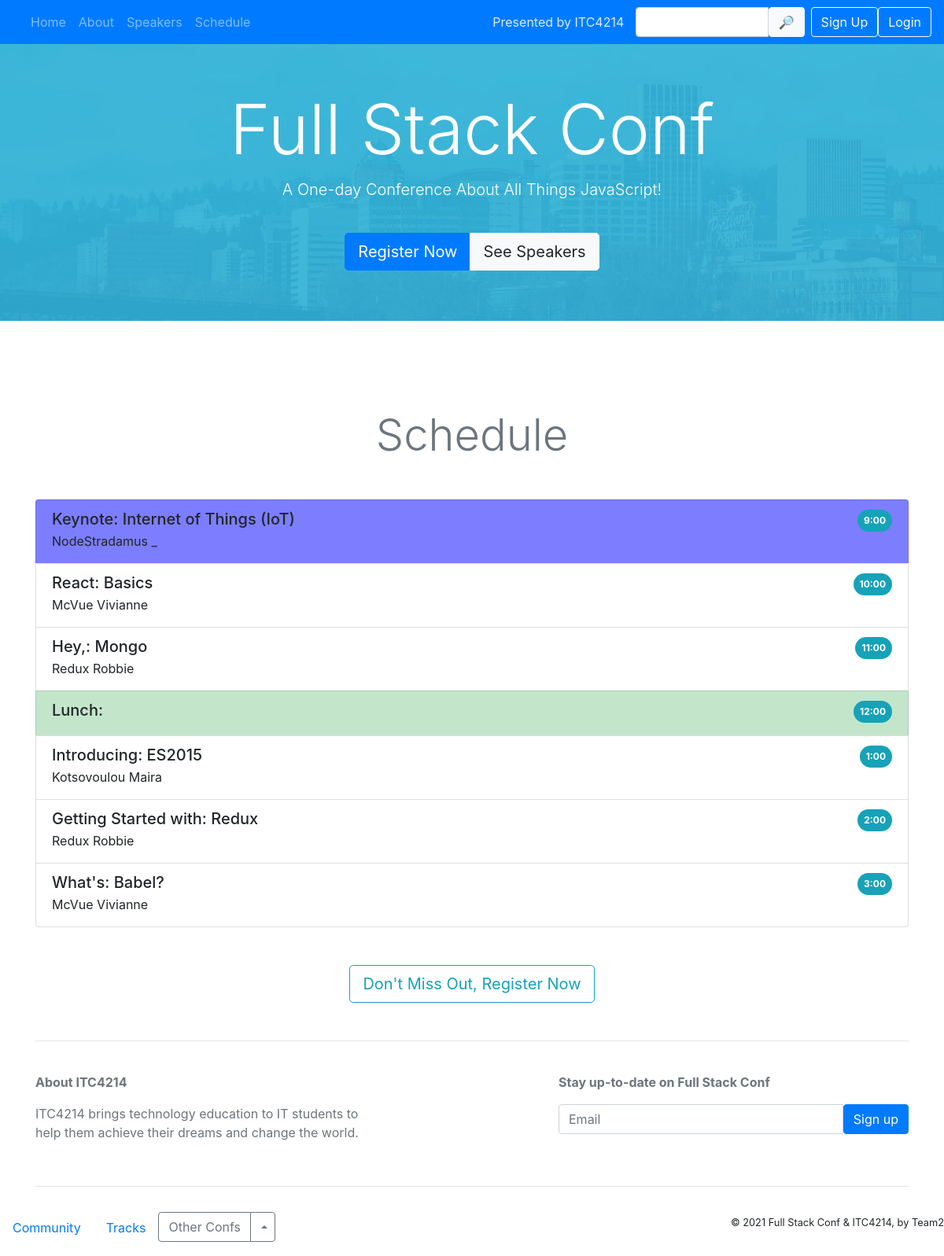
The app's page /schedule with its own data.
### fullstack/models.py (models this page shows, shortened)
class Schedule(models.Model):
    title = models.CharField(max_length=20)
    description = models.CharField(max_length=100, blank=True)
    speaker = models.ForeignKey(
        Speaker, blank=True, on_delete=models.SET_NULL, null=True, related_name="speaker_name")
    time = models.CharField(max_length=5)
    bgcolor = models.CharField(max_length=8, blank=True)

class Speaker(models.Model):
    name = models.CharField(max_length=20)
    lastname = models.CharField(max_length=40)
    description = models.CharField(max_length=200)
    avatar = models.CharField(max_length=30)

### fullstack/views.py (the view)
def schedule(request):
    return render(request, 'fullstack/schedule.html', {
        "v_schedule" : Schedule.objects.all(),
        "v_speakers" : Speaker.objects.all()
    })

### fullstack/templates/fullstack/schedule.html
{% extends "fullstack/layout.html" %}
{% block body %}
        <section id="schedule" class="pt-4">
            <h1 class="display-4 text-center my-5 text-muted">Schedule</h1>
            <ul class="list-group">
                {% for row in v_schedule %}
                <li class="list-group-item"
                        {% if row.bgcolor != "" %}
                                style="background-color: #{{row.bgcolor}};"
                        {% endif %}
                >
                    <div class="d-flex justify-content-between">
                        <h5 class="mb-1">{{row.title}}: {{row.description}}</h5>
                        <span class="badge badge-pill badge-info p-2">{{row.time}}</span>
                    </div>
                    <p class="mb-1">{{row.speaker.lastname}} {{row.speaker.name}}</p>
                </li>
               {% endfor %}
            </ul>
        </section>
{% endblock %}

### fullstack/templates/fullstack/layout.html (shortened to what this page needs)
{% load static %}
<!DOCTYPE html>
<html lang="en">
<head>
    <link rel="stylesheet" href="https://maxcdn.bootstrapcdn.com/bootstrap/4.0.0-beta/css/bootstrap.min.css">
    <link rel="stylesheet" href="{% static 'css/custom.css' %}">
</head>
<body id="home" data-spy="scroll" data-target=".navbar" data-offset="100">
    <nav class="navbar navbar-expand-lg navbar-dark bg-primary fixed-top">
        <div class="container">
            <a class="navbar-brand order-1 mr-0" href="https://www.acg.edu" target="_blank">Presented by ITC4214</a>
            <div class="collapse navbar-collapse" id="navbarNavAltMarkup">
                <div class="navbar-nav">
                    <a class="nav-item nav-link" href="{% url 'index' %}" id="homelink">Home<span class="sr-only">(current)</span></a>
                    <a class="nav-item nav-link" href="{% url 'about' %}" id="aboutlink">About</a>
                    <div class="dropdown">
                        <a class="nav-item nav-link" href="{% url 'speakers' %}" id="speakerlink">Speakers</a>
                    </div>
                    <a class="nav-item nav-link" href="{% url 'schedule' %}" id="schedulelink">Schedule</a>
                </div>
            </div>
        </div>
        <form class="text-center mr-2" method="POST" action="{% url 'search' %}">
            <div class="input-group">
                <input class="form-control" name="q" id="q" type="text" aria-describedby="srch">
                <button type="submit" class="btn btn-light" id="srch">🔎︎</button>
            </div>
        </form>
        {% if user.is_authenticated %}
        <div class="text-white mx-2">
            <a class="nav-item nav-link text-white" href="{% url 'profile' %}" id="profilelink">{{ user.username }}</a>
        </div>
        <a class='btn btn-outline-light' href="{% url 'logout' %}">Logout</a>
        {% else %}
        <a class='btn btn-outline-light' href="{% url 'signup' %}">Sign Up</a>
        <a class='btn btn-outline-light' href="{% url 'login' %}">Login</a>
        {% endif %}
    </nav>
    <div class="jumbotron jumbotron-fluid bg-info text-white">
        <div class="container text-sm-center pt-5">
            <h1 class="display-2">Full Stack Conf</h1>
            <p class="lead">A One-day Conference About All Things JavaScript!</p>
            <div class="btn-group mt-4" role="group" aria-label="Callout buttons">
                <button type="button" class="btn btn-primary btn-lg" data-toggle="modal" data-target="#register">Register Now</button>
                <a class="btn btn-light btn-lg" href="{% url 'speakers' %}">See Speakers</a>
            </div>
        </div>
    </div>
<div class="container pt-2">
    {% block body %}
    {% endblock %}
        <button type="button" class="btn btn-outline-info btn-lg d-block mx-auto my-5" data-toggle="modal" data-target="#register">Don't Miss Out, Register Now</button>
        <hr>
        <div class="row py-4 text-muted">
            <div class="col-md col-xl-5">
                <p><strong>About ITC4214</strong></p>
                <p>ITC4214 brings technology education to IT students to help them achieve their dreams and change the world.</p>
            </div>
            <div class="col-md col-xl-5 ml-auto">
                <p><strong>Stay up-to-date on Full Stack Conf</strong></p>
                <div class="input-group">
                    <input type="text" class="form-control" placeholder="Email">
                    <span class="input-group-btn">
			        <button class="btn btn-primary" type="button">Sign up</button>
			      </span>
                </div>
            </div>
        </div>
        <hr>
</div>
        <div id="footer" class="row py-3">
            <div class="col-md-7">
                <ul class="nav">
                    <li class="nav-item">
                        <a class="nav-link" href="#">Community</a>
                    </li>
                    <li class="nav-item">
                        <a class="nav-link" href="#">Tracks</a>
                    </li>
                    <li class="nav-item">
                        <div class="btn-group dropup">
                            <button type="button" class="btn btn-outline-secondary">Other Confs</button>
                            <button type="button" class="btn btn-outline-secondary dropdown-toggle dropdown-toggle-split" data-toggle="dropdown" aria-haspopup="true" aria-expanded="false">
                </button>
                        </div>
                    </li>
                </ul>
            </div>
            <div class="col-md text-md-right">
                <small>&copy; 2021 Full Stack Conf &amp; ITC4214, by Team2</small>
            </div>
        </div>
</body>
</html>

### fullstack/static/css/custom.css (style rules this page uses)
.navbar .navbar-brand { color: rgba(255, 255, 255, 0.85); font-size: 1rem; }
.jumbotron { background-image: url( '/static/img/jumbo-bg.jpg' ); background-size: cover; }

### fullstack/templates/fullstack/layout.html (style rules this page uses)
body { position: relative; }

### records on screen
Schedule: title "Keynote", description "Internet of Things (IoT)", time "9:00", speaker.lastname "NodeStradamus", speaker.name "_"
Schedule: title "React", description "Basics", time "10:00", speaker.lastname "McVue", speaker.name "Vivianne"
Schedule: title "Hey,", description "Mongo", time "11:00", speaker.lastname "Redux", speaker.name "Robbie"
Schedule: title "Lunch", time "12:00"
Schedule: title "Introducing", description "ES2015", time "1:00", speaker.lastname "Kotsovoulou", speaker.name "Maira"
Schedule: title "Getting Started with", description "Redux", time "2:00", speaker.lastname "Redux", speaker.name "Robbie"
Schedule: title "What's", description "Babel?", time "3:00", speaker.lastname "McVue", speaker.name "Vivianne"
